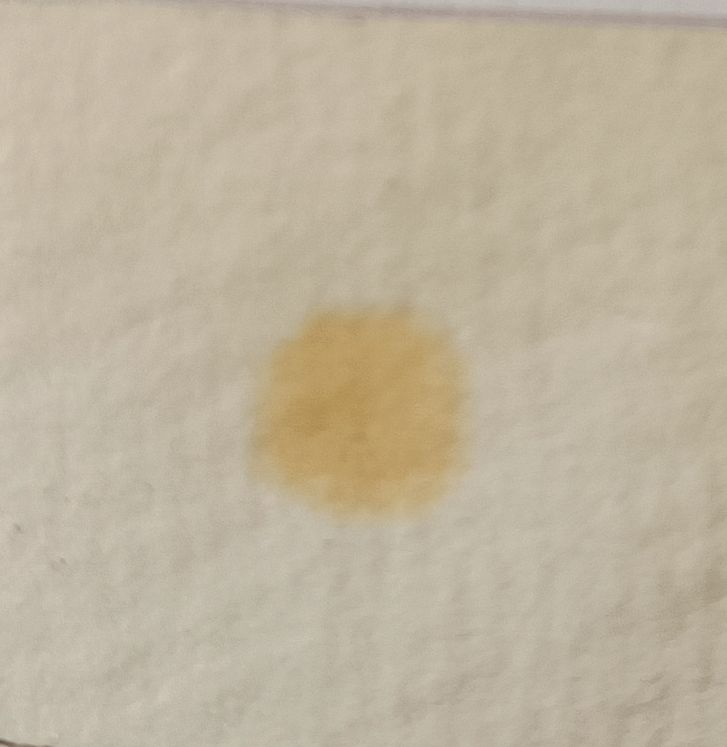
#> input picture classical_svm/D2_multiclass/train/images/103_a_Rhodococcus-degradans_OppoReno5z.jpg, 727 x 747 px; its folder holds 4 pictures in this run
$ python train_binary_svm.py   (older library calls are emulated)
#> lines starting #> are read from the running program, lines starting #| are printed output that depends on the picture; after the words box and inside, x2 and y2 are one past the last pixel; in counts of white or black regions, pixels touching at a corner belong together
### classical_svm/utils.py
"""
Shared utilities for SVM-based microbial stain classification.

Provides:
  - Class-name normalisation (multiclass species labels)
  - Binary label parsing (bacteria vs. mould)
  - 49-dimensional feature extraction from segmented image regions
  - Misc helpers (image listing, saturation adjustment, grid-search CSV export)
"""

import csv
import re
from pathlib import Path

import cv2
import numpy as np
from skimage.feature import graycomatrix, graycoprops, local_binary_pattern

# ---------------------------------------------------------------------------
# Class name normalisation
# ---------------------------------------------------------------------------

NORMALIZATION_MAP: dict[str, str] = {
    "alternaria-alternata":              "alternaria_alternata",
    "aspergillus-ochraceus":             "aspergillus_ochraceus",
    "talaromyces-purpureogenus":         "talaromyces_purpureogenus",
    "micrococcus-sp":                    "micrococcus_sp",
    "sphingomonas-aquatilis":            "sphingomonas_aquatilis",
    "curtobacterium-flaccumfaciens":     "curtobacterium_flaccumfaciens",
    "rhodococcus-degradans":             "rhodococcus_degradans",
    "epicoccum-layunese":                "epicoccum_layunese",
    "penicilium-mangini":                "penicillium_mangini",
    "penicillium-mangini":               "penicillium_mangini",
    "arthrobacter-sp":                   "arthrobacter_sp",
    "arthrobacter-sp4":                  "arthrobacter_sp",
    "cladosporium-pseudocladosporioides":"cladosporium_pseudocladosporioides",
    "exiguobacterium-indicum":           "exiguobacterium_indicum",
}

KEYWORD_TO_CLASS: dict[str, str] = {
    "alternaria":      "alternaria_alternata",
    "aspergillus":     "aspergillus_ochraceus",
    "talaromyces":     "talaromyces_purpureogenus",
    "micrococcus":     "micrococcus_sp",
    "sphingomonas":    "sphingomonas_aquatilis",
    "curtobacterium":  "curtobacterium_flaccumfaciens",
    "rhodococcus":     "rhodococcus_degradans",
    "epicoccum":       "epicoccum_layunese",
    "penicilium":      "penicillium_mangini",
    "penicillium":     "penicillium_mangini",
    "arthrobacter":    "arthrobacter_sp",
    "cladosporium":    "cladosporium_pseudocladosporioides",
    "exiguobacterium": "exiguobacterium_indicum",
}

BACTERIA_KEYWORDS = [
    "staphylococcus", "bacillus", "bacteria", "bakteria", "baktéria",
    "escherichia", "micrococcus", "serratia", "pseudomonas", "sphingomonas",
    "curtobacterium", "arthrobacter", "rhodococcus", "exiguobacterium",
]

MOLD_KEYWORDS = [
    "alternaria", "aspergillus", "penicillium", "penicilium", "talaromyces",
    "cladosporium", "mucor", "rhizopus", "trichoderma", "fungus", "mold",
    "plesen", "pleseň", "epicoccum",
]


# [45 lines left out: functions normalize_class_name, parse_species_from_filename, not called in this run]


def parse_binary_label_from_filename(fname: str) -> int | None:
    """Return 0 (bacteria) or 1 (mould), or None if the class cannot be determined."""
    stem = Path(fname).stem
    parts = stem.split("_")
    if len(parts) < 3:
        print(f"[WARN] Unexpected filename format: {fname}")
        return None
    cls = parts[2].strip().lower()
    for kw in BACTERIA_KEYWORDS:
        if kw in cls:
            return 0
    for kw in MOLD_KEYWORDS:
        if kw in cls:
            return 1
    print(f"[WARN] Unknown class in filename: {fname} → {cls}")
    return None


def label_to_name(label: int) -> str:
    return {0: "bacteria", 1: "mould"}.get(int(label), "unknown")


# ---------------------------------------------------------------------------
# Misc helpers
# ---------------------------------------------------------------------------

def extract_id_from_name(name: str) -> str | None:
    """Parse the leading numeric ID from a filename (e.g. '007_a_...' → '7')."""
    match = re.match(r"^0*(\d+)_", Path(name).name)
    if match:
        return str(int(match.group(1)))
    stem = Path(name).stem
    return str(int(stem)) if stem.isdigit() else None


def list_images(folder: Path) -> list[Path]:
    exts = {".png", ".jpg", ".jpeg", ".bmp", ".tif", ".tiff"}
    return sorted(p for p in folder.iterdir() if p.suffix.lower() in exts)


def adjust_saturation(bgr: np.ndarray, factor: float = 1.1) -> np.ndarray:
    hsv = cv2.cvtColor(bgr, cv2.COLOR_BGR2HSV).astype(np.float32)
    hsv[:, :, 1] = np.clip(hsv[:, :, 1] * factor, 0, 255)
    return cv2.cvtColor(hsv.astype(np.uint8), cv2.COLOR_HSV2BGR)


# ---------------------------------------------------------------------------
# Feature extraction  (49 features)
# ---------------------------------------------------------------------------

def extract_features(bgr: np.ndarray, mask_255: np.ndarray) -> np.ndarray:
    """
    Extract a 49-dimensional feature vector from the masked stain region.

    Breakdown:
      LAB colour stats    3 channels × 5 (mean, std, p10, p50, p90)  = 15
      Grayscale stats     5 stats + Laplacian variance                =  6
      GLCM texture        6 properties × 2 (mean, std)               = 12
      LBP histogram       10 bins                                     = 10
      Shape               area, perimeter, compactness                =  3
      Edge density        Canny mean inside mask                      =  1
      Colour ratios       R/G, G/B                                    =  2
                                                               total  = 49
    """
    mask = mask_255 > 0
    if mask.sum() < 50:
        mask = np.ones(bgr.shape[:2], dtype=bool)

    feats: list[float] = []

    # LAB colour
    lab = cv2.cvtColor(bgr, cv2.COLOR_BGR2LAB)
    for ch in range(3):
        v = lab[:, :, ch][mask].astype(np.float32)
        feats += [float(v.mean()), float(v.std()), *np.percentile(v, [10, 50, 90]).tolist()]

    # Grayscale
    gray = cv2.cvtColor(bgr, cv2.COLOR_BGR2GRAY)
    gv = gray[mask].astype(np.float32)
    feats += [float(gv.mean()), float(gv.std()), *np.percentile(gv, [10, 50, 90]).tolist()]
    feats.append(float(cv2.Laplacian(gray, cv2.CV_32F)[mask].var()))

    # GLCM
    gray_q = (np.where(mask, gray, 0) // 8).astype(np.uint8)
    glcm = graycomatrix(
        gray_q, distances=[1, 2],
        angles=[0, np.pi / 4, np.pi / 2, 3 * np.pi / 4],
        levels=32, symmetric=True, normed=True,
    )
    for prop in ["contrast", "dissimilarity", "homogeneity", "energy", "correlation", "ASM"]:
        v = graycoprops(glcm, prop).ravel()
        feats += [float(v.mean()), float(v.std())]

    # LBP
    lbp = local_binary_pattern(gray, 8, 1, method="uniform")
    hist, _ = np.histogram(lbp[mask], bins=np.arange(0, 12), density=True)
    feats += hist.astype(np.float32).tolist()

    # Shape
    contours, _ = cv2.findContours(
        (mask.astype(np.uint8) * 255), cv2.RETR_EXTERNAL, cv2.CHAIN_APPROX_SIMPLE,
    )
    if contours:
        c = max(contours, key=cv2.contourArea)
        area = cv2.contourArea(c)
        perim = cv2.arcLength(c, True)
        compact = (perim ** 2) / (4 * np.pi * area) if area > 0 else 0.0
        feats += [float(area), float(perim), float(compact)]
    else:
        feats += [0.0, 0.0, 0.0]

    # Edge density
    feats.append(float(cv2.Canny(gray, 50, 150)[mask].mean()) if mask.sum() > 0 else 0.0)

    # Colour ratios
    b_ch, g_ch, r_ch = cv2.split(bgr)
    r_m = float(r_ch[mask].mean()) if mask.sum() > 0 else 0.0
    g_m = float(g_ch[mask].mean()) if mask.sum() > 0 else 0.0
    b_m = float(b_ch[mask].mean()) if mask.sum() > 0 else 0.0
    feats += [(r_m + 1e-6) / (g_m + 1e-6), (g_m + 1e-6) / (b_m + 1e-6)]

    return np.array(feats, dtype=np.float32)


# ---------------------------------------------------------------------------
# Grid search persistence
# ---------------------------------------------------------------------------

# [23 lines left out: function save_grid_results, not called in this run]

### classical_svm/segmentation.py
"""
Segmentation methods for microbial stain isolation on historical paper.

Implements and evaluates four approaches:
  - Otsu thresholding (intensity-based)
  - LAB colour thresholding  ← used in the thesis pipeline
  - Gabor filter + Otsu      (texture-based)

The module can also be run directly to evaluate all three methods against
ground-truth masks and write per-image IoU / Dice scores to a CSV file.

Usage:
    python segmentation.py --images_dir data/images \\
                            --masks_dir  data/masks  \\
                            --out_csv    results/segmentation.csv \\
                            --save_preds
"""

import argparse
import csv
from pathlib import Path

import cv2
import numpy as np


# ---------------------------------------------------------------------------
# Mask helpers
# ---------------------------------------------------------------------------

# [11 lines left out: functions iou, dice, not called in this run]


def keep_largest_component(binary_mask: np.ndarray) -> np.ndarray:
    """Retain only the largest connected component (assumed to be the stain)."""
    m = (binary_mask > 0).astype(np.uint8)
    num, labels, stats, _ = cv2.connectedComponentsWithStats(m, connectivity=8)
    if num <= 1:
        return (m * 255).astype(np.uint8)
    largest = 1 + int(np.argmax(stats[1:, cv2.CC_STAT_AREA]))
    return (labels == largest).astype(np.uint8) * 255


def postprocess_mask(
    binary_mask: np.ndarray,
    k: int = 5,
    it_open: int = 1,
    it_close: int = 2,
) -> np.ndarray:
    """Remove noise (morphological open), fill small holes (close), keep largest component."""
    kernel = cv2.getStructuringElement(cv2.MORPH_ELLIPSE, (k, k))
    m = (binary_mask > 0).astype(np.uint8) * 255
    m = cv2.morphologyEx(m, cv2.MORPH_OPEN,  kernel, iterations=it_open)
    m = cv2.morphologyEx(m, cv2.MORPH_CLOSE, kernel, iterations=it_close)
    return keep_largest_component(m)


def maybe_invert(mask: np.ndarray) -> np.ndarray:
    """Invert mask if the foreground covers more than 60 % of the image (background/foreground swap)."""
    if np.mean(mask == 255) > 0.6:
        return cv2.bitwise_not(mask)
    return mask


# [20 lines left out: functions read_gt_mask, segment_otsu, not called in this run]


def segment_color_lab(bgr: np.ndarray, channel: str = "b") -> np.ndarray:
    """
    Colour-based segmentation using a single LAB channel.

    Converts to LAB colour space, applies Gaussian blur, and thresholds
    the selected channel with Otsu's method.

    Args:
        bgr:     Input image in BGR format.
        channel: LAB channel to use – 'L', 'a', or 'b' (default: 'b').
    """
    lab = cv2.cvtColor(bgr, cv2.COLOR_BGR2LAB)
    ch_map = {"L": 0, "a": 1, "b": 2}
    c = lab[:, :, ch_map[channel]]
    blurred = cv2.GaussianBlur(c, (5, 5), 0)
    _, thr = cv2.threshold(blurred, 0, 255, cv2.THRESH_BINARY + cv2.THRESH_OTSU)
    return postprocess_mask(maybe_invert(thr))


# [119 lines left out: functions _gabor_texture_map, segment_texture_gabor, evaluate_dataset, not called in this run]


# ---------------------------------------------------------------------------
# CLI entry point
# ---------------------------------------------------------------------------

# [19 lines that do not run on import are left out]

### classical_svm/train_binary_svm.py
"""
Binary SVM classifier: bacteria vs. mould.

Trains an RBF-SVM on LAB-segmented stain images using a 49-dimensional
feature vector (colour, texture, shape, edges) and evaluates on a held-out
test set.

Usage:
    python train_binary_svm.py --train_dir data/train/images \\
                                --test_dir  data/test/images  \\
                                --out_dir   results/binary
"""

import argparse
import csv
from pathlib import Path

import cv2
import numpy as np
from sklearn.metrics import (
    accuracy_score, classification_report, confusion_matrix,
    f1_score, precision_score, recall_score,
)
from sklearn.pipeline import Pipeline
from sklearn.preprocessing import StandardScaler
from sklearn.svm import SVC

from segmentation import segment_color_lab
from utils import (
    adjust_saturation, extract_features, extract_id_from_name,
    label_to_name, list_images, parse_binary_label_from_filename,
)


def load_dataset(images_dir: Path, lab_channel: str = "b"):
    X, y, names = [], [], []
    for img_path in list_images(images_dir):
        label = parse_binary_label_from_filename(img_path.name)
        if label is None:
            continue
        bgr = cv2.imread(str(img_path))
        if bgr is None:
            print(f"[WARN] Cannot read: {img_path.name}")
            continue
        bgr = adjust_saturation(bgr)
        mask = segment_color_lab(bgr, channel=lab_channel)
        X.append(extract_features(bgr, mask))
        y.append(label)
        names.append(img_path.name)

    if not X:
        raise RuntimeError(f"No samples found in {images_dir}")
    return np.vstack(X), np.array(y), names


def main(args):
    args.out_dir.mkdir(parents=True, exist_ok=True)

    print("[INFO] Loading training data...")
    X_train, y_train, _ = load_dataset(args.train_dir, args.lab_channel)
#> in load_dataset, bgr is the input picture: shape (747, 727, 3); mean B, G, R 158, 179.5, 190.6
#> in adjust_saturation, `hsv = cv2.cvtColor(bgr, cv2.COLOR_BGR2HSV).astype(np.float32)`:
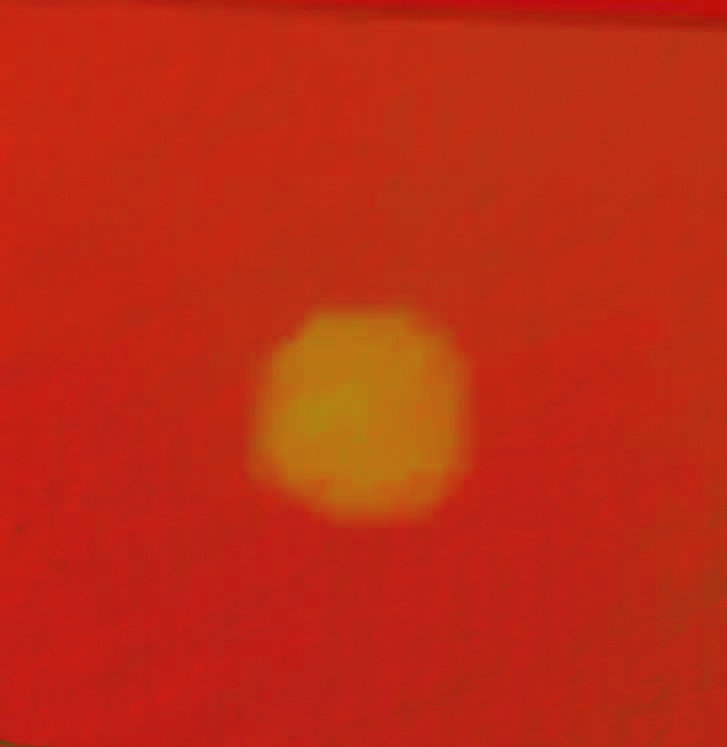
#> hsv: shape (747, 727, 3) float32; mean B, G, R 19.9, 43.7, 190.6
#> in segment_color_lab, `c = lab[:, :, ch_map[channel]]`:
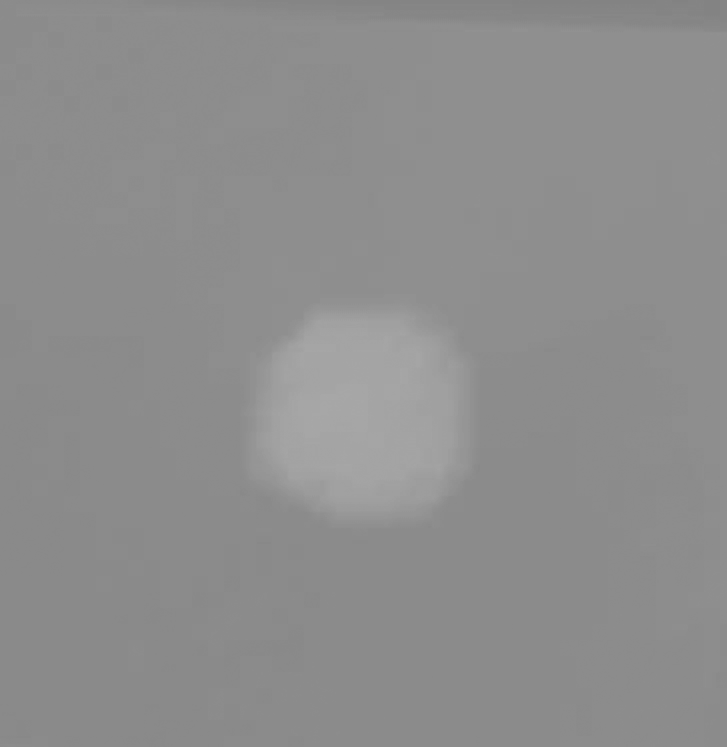
#> c: shape (747, 727); min 130, max 168, mean 141.7
#> in segment_color_lab, `_, thr = cv2.threshold(blurred, 0, 255, cv2.THRESH_BINARY + cv2.THRESH..`:
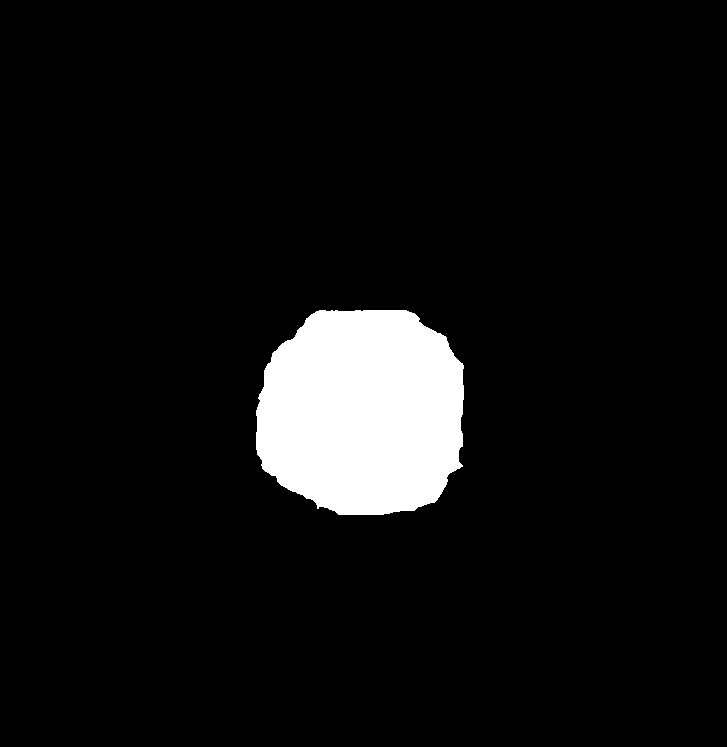
#> thr: shape (747, 727); 6.6% white; 1 white region, box (x1, y1, x2, y2) and area: (256, 310, 464, 515) 35666
#> in postprocess_mask, `kernel = cv2.getStructuringElement(cv2.MORPH_ELLIPSE, (k, k))`: kernel = [[0, 0, 1, 0, 0], [1, 1, 1, 1, 1], [1, 1, 1, 1, 1], [1, 1, 1, 1, 1], [0, 0, 1, 0, 0]]
#> in keep_largest_component, `num, labels, stats, _ = cv2.connectedComponentsWithStats(m, connectivi..`: num = 2; stats = [[0, 0, 727, 747, 507412], [256, 310, 208, 205, 35657]]
#> in keep_largest_component, `largest = 1 + int(np.argmax(stats[1:, cv2.CC_STAT_AREA]))`: largest = 1
#> the loop in extract_features, `for ch in range(3):` made 3 passes
#> feats on passes 1 to 2: [168.5, 6, 161, 168, 177], [168.5, 6, 161, 168, 177, 132, 1.69, 130, 133, 134]
#> in extract_features, `gray = cv2.cvtColor(bgr, cv2.COLOR_BGR2GRAY)`:
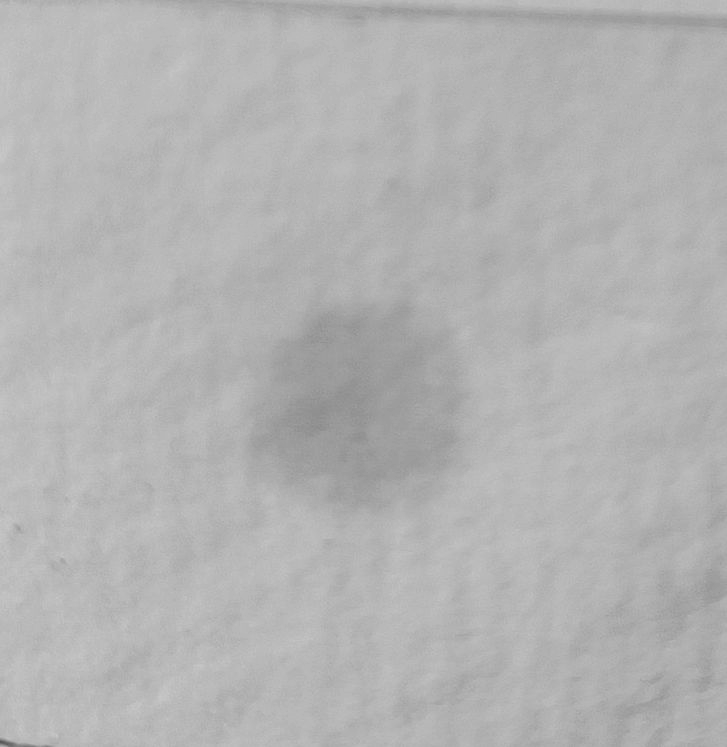
#> gray: shape (747, 727); min 86, max 202, mean 179
#> in extract_features, `feats += [float(gv.mean()), float(gv.std()), *np.percentile(gv, [10, 5..`: feats = [168.5, 6, 161, 168, 177, 132, 1.69, 130, 133, 134, 160.9, 4.13, 155, 162, 165, 159.2, 6.43, 151, 158, 168]
#> in extract_features, `gray_q = (np.where(mask, gray, 0) // 8).astype(np.uint8)`:
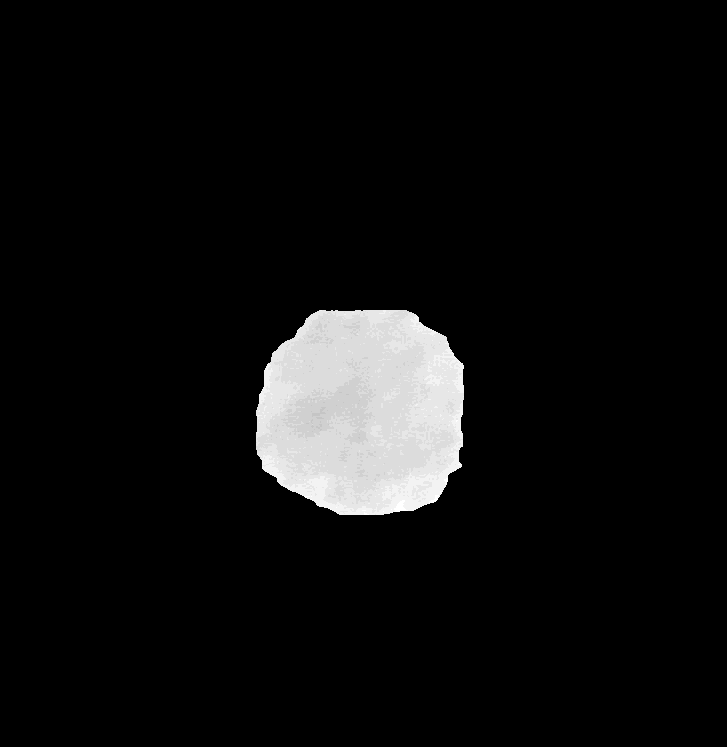
#> gray_q: shape (747, 727); min 0, max 22, mean 1.3; drawn with min black and max white
#> the loop in extract_features, `for prop in ["contrast", "dissimilarity", "homogeneity", "energy", "co..` made 6 passes
#> v on passes 1, 3, 4, 5, 6: [0.34, 0.527, 0.351, 0.534, 0.677, 0.527, 0.696, 0.534], [0.995, 0.992, 0.994, 0.992, 0.991, 0.992, 0.99, 0.992], [0.934, 0.934, 0.934, 0.934, 0.934, 0.934, 0.934, 0.934], [0.993, 0.989, 0.992, 0.989, 0.985, 0.989, 0.985, 0.989], [0.873, 0.873, 0.873, 0.873, 0.872, 0.873, 0.872, 0.873]
#> after the loop in extract_features, `for prop in ["contrast", "dissimilarity", "homogeneity", "energy", "co..`: feats = 33 values, max 177 at index 4, min 0.000204 at index 28, mean 76.5
#> (the rest of the program and of its run is left out)
